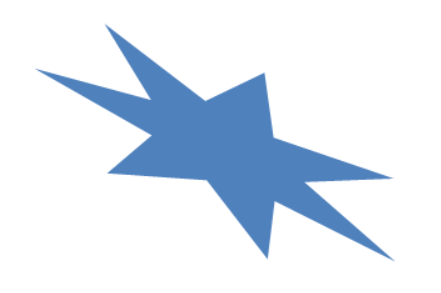
#> input picture images/lightning.png, 441 x 293 px
$ python ConvexHull_2.py   (older library calls are emulated)
#> lines starting #> are read from the running program, lines starting #| are printed output that depends on the picture; after the words box and inside, x2 and y2 are one past the last pixel; in counts of white or black regions, pixels touching at a corner belong together
import numpy as np
import cv2

def convex():
    img = cv2.imread('images/lightning.png')
#> img is the input picture: shape (293, 441, 3); mean B, G, R 243.1, 232.4, 223.4
    imgray = cv2.cvtColor(img, cv2.COLOR_BGR2GRAY)
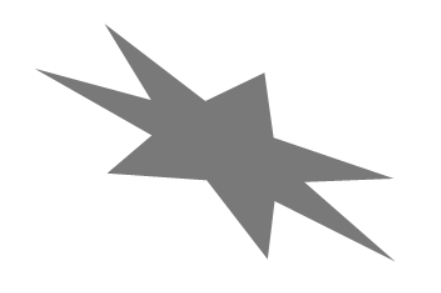
#> imgray: shape (293, 441); min 121, max 255, mean 230.9

    ret, thr = cv2.threshold(imgray, 127, 255, 0)
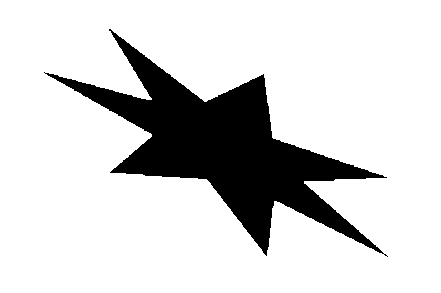
#> thr: shape (293, 441); 83.1% white; 1 black region
    _, contours, _ = cv2.findContours(thr, cv2.RETR_TREE, cv2.CHAIN_APPROX_SIMPLE)
#> contours = 5 contours, 3 with area under 20; largest, box (x1, y1, x2, y2) and area: (0, 0, 441, 293) 128480, (44, 28, 388, 257) 22458

    cnt = contours[4]
#> cnt = contour of 596 points, box (x1, y1, x2, y2) (44, 28, 388, 257), area 22458

    x, y, w, h = cv2.boundingRect(cnt)
#> x = 44; y = 28; w = 344; h = 229
    #꼭지점 좌표 (x,y)와 가로 세로 폭을 리턴
    cv2.rectangle(img, (x,y), (x+w, y+h), (0, 0, 255), 3)
    #이렇게 얻은 좌표를 이용해 원본 이미지에 빨간색으로 사각형을 그린다.

    rect = cv2.minAreaRect(cnt)
#> rect = ((224.5, 143.2), (160.1, 384.7), -61.98)
    #인자인 cnt에 외접하면서 면적이 가장 작은 직사각형을 구하는데 활용
    #리턴값 : 좌상단 꼭지점 좌표(x,y), 가로,세로 폭과 이 사각형이 기울어진 각도
    box = cv2.boxPoints(rect)
#> box = [[356.7, 304.3], [17.09, 123.6], [92.32, -17.81], [431.9, 162.9]]
    #얻은 직사각형의 꼭지점 4개의 좌표를 얻기 위해 사용
    box = np.int0(box)
#> box = [[356, 304], [17, 123], [92, -17], [431, 162]]
    #좌표는 float형으로 리턴되므로 정수형 값으로 전환

    cv2.drawContours(img, [box], 0, (0, 255, 0), 3)
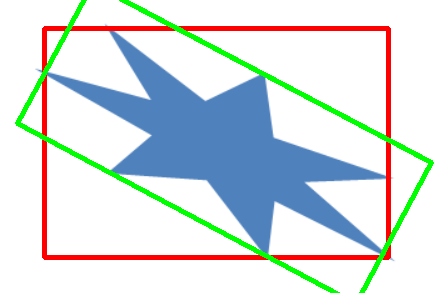
#> img: shape (293, 441, 3); mean B, G, R 222.7, 221.8, 213.7

    cv2.imshow('rectangle', img)
    cv2.waitKey(0)
    cv2.destroyAllWindows()

convex()
